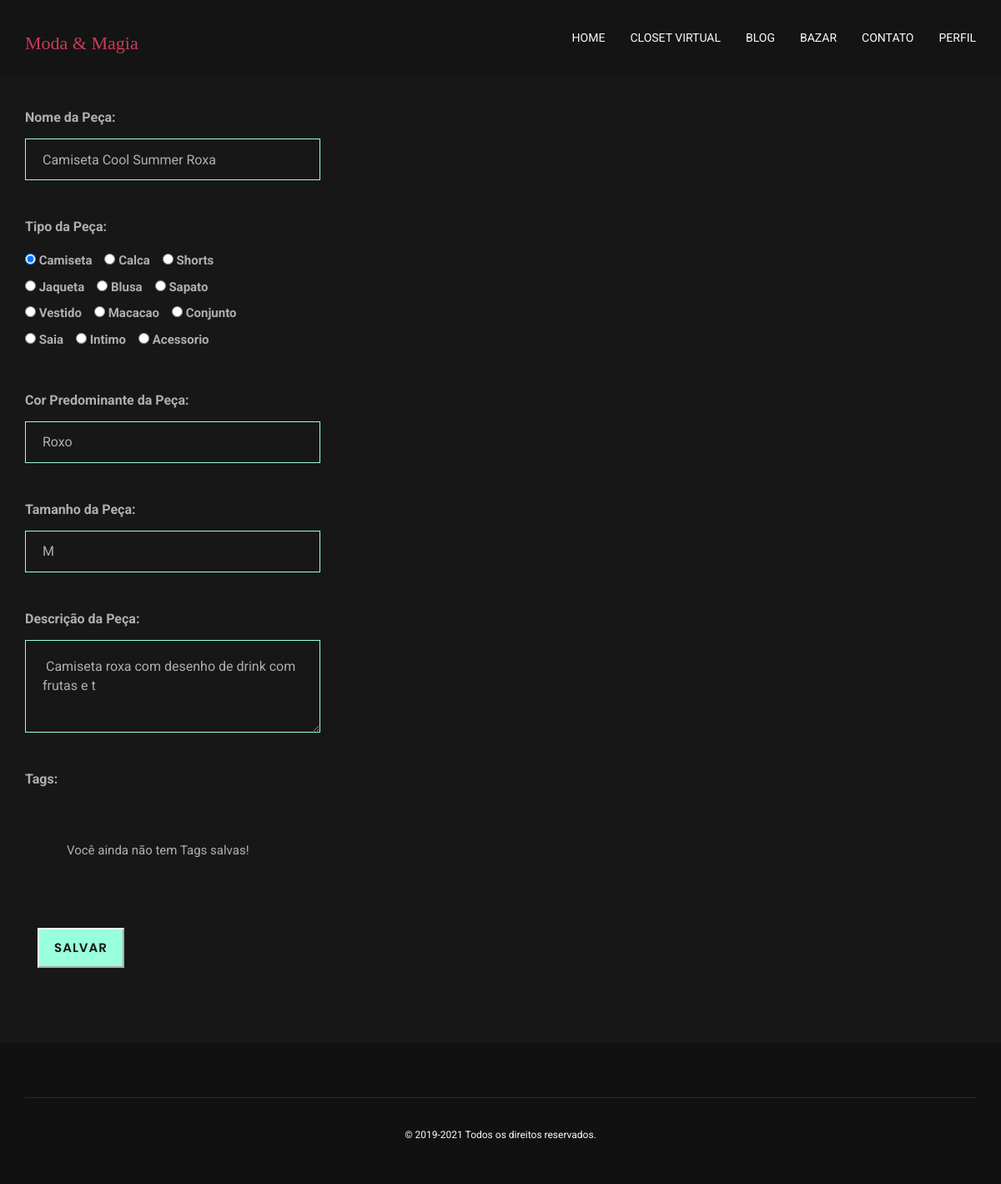
/alteracaoRoupa.php?idroupa=1, run on an earlier commit of the app's database.
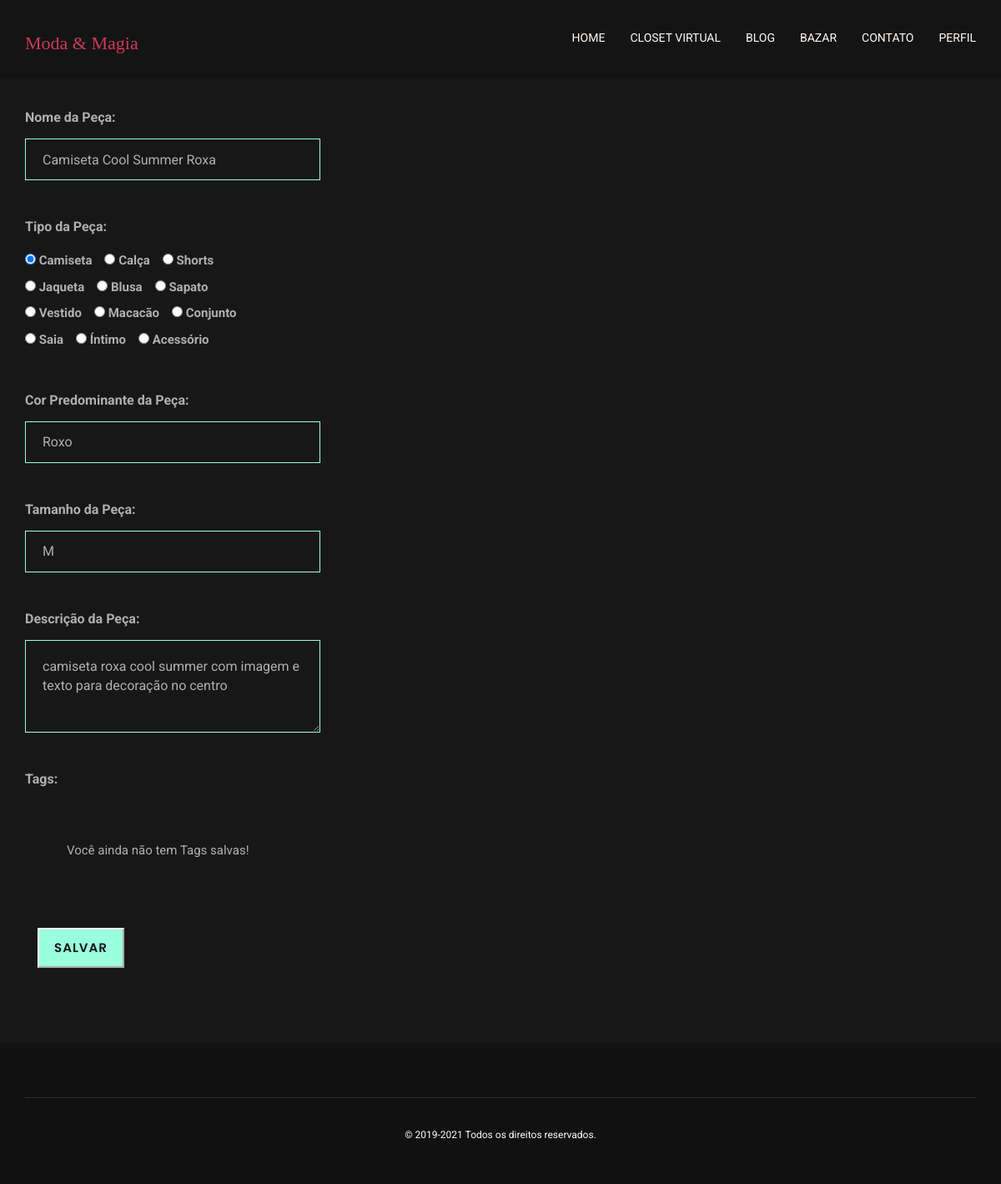
And on a later commit of the database.
### tables this page shows
CREATE TABLE `tbcategoria` (
  `id_categ` int(11) NOT NULL,
  `nome_categ` varchar(15) DEFAULT NULL
);

CREATE TABLE `tbroupa` (
  `id_roupa` int(11) NOT NULL,
  `img_roupa` longblob DEFAULT NULL,
  `nome_roupa` varchar(50) DEFAULT NULL,
  `cor_roupa` varchar(20) DEFAULT NULL,
  `tamanho_roupa` varchar(4) DEFAULT NULL,
  `descricao_roupa` text DEFAULT NULL,
  `bazar` varchar(1) DEFAULT NULL,
  `id_user` int(11) DEFAULT NULL,
  `id_categ` int(11) DEFAULT NULL
);

### alteracaoRoupa.php (the view, shortened to what the changed rows need)
<?php
require_once "conexaobd.php";
$idroupa = $_GET["idroupa"];
$sqlRoupaInfo = mysqli_query($conn, "SELECT * FROM tbroupa WHERE id_roupa='".$idroupa."'");
$rsRoupaInfo = mysqli_fetch_array($sqlRoupaInfo);
$sqlCateg = mysqli_query($conn, "SELECT * FROM tbcategoria");
?>
<!doctype html>
<html class="no-js" lang="zxx">
  <head>
    <link rel="stylesheet" href="plugins/bootstrap/bootstrap.min.css">
    <link rel="stylesheet" href="plugins/themefisher-fonts/themefisher-fonts.css">
    <link rel="stylesheet" href="plugins/magnific-popup/magnific-popup.css">
    <link rel="stylesheet" href="plugins/animate/animate.css">
    <link rel="stylesheet" href="plugins/slick/slick.css">
    <link rel="stylesheet" href="css/style.css">
  </head>
  <body>
    <section class="blog-single">
      <div class="container">
        <div class="row">
            <div class="blog-single-content">
              <div class="blog-content-description">
								<form id="formRoupa" class="clothes-form" method="post" action="gravaRoupa.php?opcao=2&idroupa=<?php echo $idroupa ?>" enctype="multipart/form-data">
									<div class="col-md-6">
										<div class="clothes-info">
											<div class="form-group">
												<label class="label-form">Nome da Peça:</label>
												<input value="<?php echo $rsRoupaInfo["nome_roupa"] ?>" type="text" name="nome_roupa" class="form-control" style="text-transform: capitalize">
											</div>
                      <div class="form-group">
                        <div class="radio-table">
                        <?php while($rsCateg = mysqli_fetch_array($sqlCateg)){ ?>
                          <div class="radio-categ">
                          <?php if($rsRoupaInfo["id_categ"]==$rsCateg["id_categ"]){?>
                            <input type="radio" name="categ_roupa" class="radio" value="<?php echo $rsCateg["id_categ"] ?>" checked>
                            <label for="<?php echo $rsCateg["nome_categ"] ?>" class="radio-label" style="text-transform: capitalize"><?php echo $rsCateg["nome_categ"] ?></label>
                          <?php }else{ ?>
                            <input type="radio" name="categ_roupa" class="radio" value="<?php echo $rsCateg["id_categ"] ?>">
                            <label for="<?php echo $rsCateg["nome_categ"] ?>" class="radio-label" style="text-transform: capitalize"><?php echo $rsCateg["nome_categ"] ?></label>
                          <?php } ?>
                          </div>
                        <?php } ?>
                        </div>
											</div>
											<div class="form-group">
												<label class="label-form">Cor Predominante da Peça:</label>
												<input value="<?php echo $rsRoupaInfo["cor_roupa"] ?>" type="text" name="cor_roupa" class="form-control" style="text-transform: capitalize">
											</div>
											<div class="form-group">
												<label class="label-form">Tamanho da Peça:</label>
												<input value="<?php echo $rsRoupaInfo["tamanho_roupa"] ?>" type="text" name="tamanho_roupa" class="form-control" style="text-transform:uppercase">
											</div>
											<div class="form-group">
												<label class="label-form">Descrição da Peça:</label>
												<textarea class="form-control" name="descricao_roupa" rows="3" ><?php echo $rsRoupaInfo["descricao_roupa"] ?> </textarea>
											</div>
										</div>
									</div>
								</form>
							</div>
						</div>
				</div>
			</div>
		</section>
    </body>
</html>

What changed in the data, as far as the page shows it:
changed tbroupa "camiseta cool summer roxa": descricao_roupa "Camiseta roxa com desenho de drink com frutas e t" → "camiseta roxa cool summer com imagem e texto para decoração no centro"
changed tbcategoria: nome_categ "Calca" → "Calça"
changed tbcategoria: nome_categ "Macacao" → "Macacão"
changed tbcategoria: nome_categ "Intimo" → "Íntimo"
changed tbcategoria: nome_categ "Acessorio" → "Acessório"
